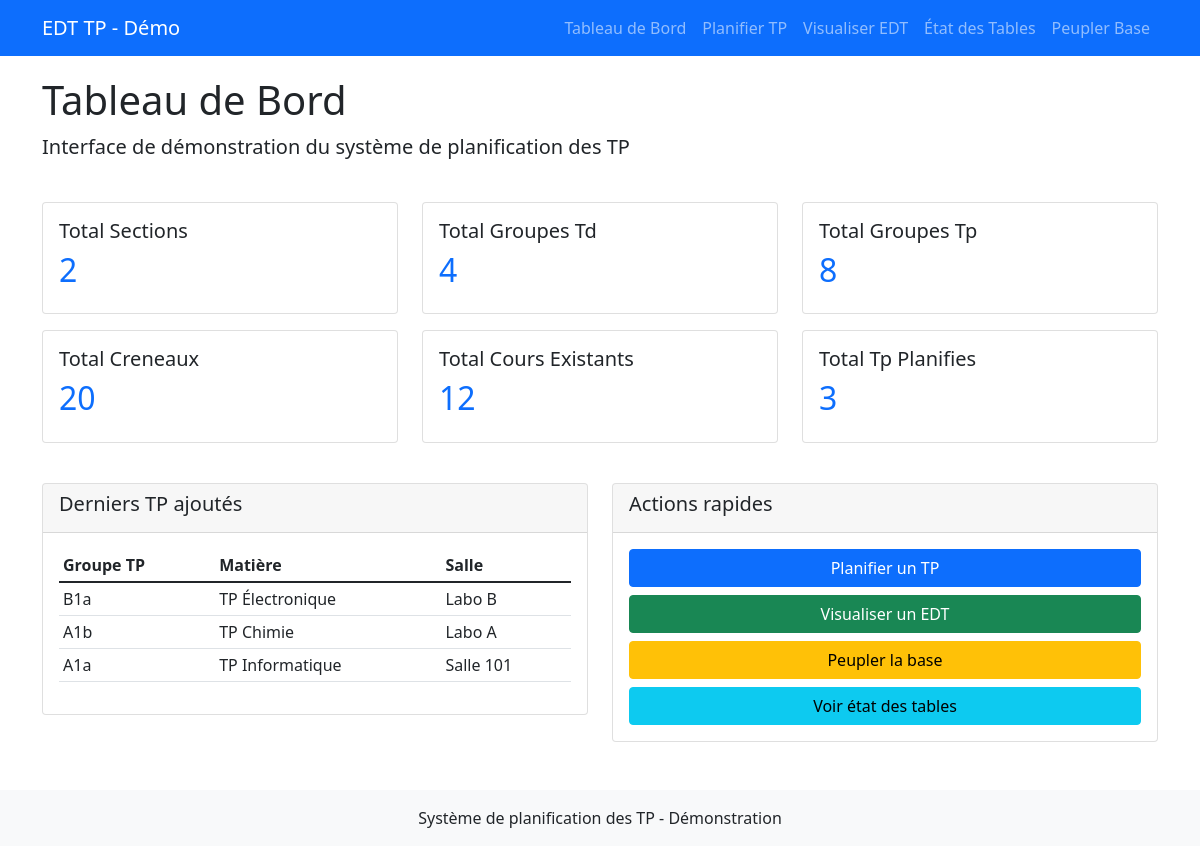
Screenshot of /demo/tableau_de_bord with the database file from the repository.
### tables this page shows
CREATE TABLE `edt_tp` (
  `id` int(11) NOT NULL AUTO_INCREMENT,
  `groupe_tp_id` int(11) DEFAULT NULL,
  `creneau_id` int(11) DEFAULT NULL,
  `matiere` varchar(100) DEFAULT NULL,
  `salle` varchar(50) DEFAULT NULL,
  PRIMARY KEY (`id`),
  KEY `groupe_tp_id` (`groupe_tp_id`),
  KEY `creneau_id` (`creneau_id`)
);

CREATE TABLE `groupes_tp` (
  `id` int(11) NOT NULL AUTO_INCREMENT,
  `nom` varchar(20) NOT NULL,
  `groupe_td_id` int(11) DEFAULT NULL,
  PRIMARY KEY (`id`),
  UNIQUE KEY `nom` (`nom`),
  KEY `groupe_td_id` (`groupe_td_id`)
);

### application/controllers/Demo.php (called while the page is built, shortened)
<?php
class Demo extends CI_Controller {
    public function __construct() {
        $this->load->model('EDT_model');
        $this->load->model('Section_model');
        $this->load->database();
        $this->load->helper('url');
    }
    public function tableau_de_bord() {
        $data['title'] = 'Tableau de Bord - Démonstration EDT TP';
        $data['sections'] = $this->Section_model->get_all_sections();
        $data['statistiques'] = $this->get_statistiques();
        $data['derniers_tp'] = $this->get_derniers_tp_ajoutes();
        $this->load->view('demo/header', $data);
        $this->load->view('demo/tableau_de_bord', $data);
        $this->load->view('demo/footer');
    }
    private function get_statistiques() {
        return [
            'total_sections' => $this->db->count_all('sections'),
            'total_groupes_td' => $this->db->count_all('groupes_td'),
            'total_groupes_tp' => $this->db->count_all('groupes_tp'),
            'total_creneaux' => $this->db->count_all('creneaux'),
            'total_cours_existants' => $this->db->count_all('edt_existants'),
            'total_tp_planifies' => $this->db->count_all('edt_tp')
        ];
    }
    private function get_derniers_tp_ajoutes() {
        $this->db->select('etp.*, gtp.nom as groupe_tp_nom');
        $this->db->from('edt_tp etp');
        $this->db->join('groupes_tp gtp', 'gtp.id = etp.groupe_tp_id');
        $this->db->order_by('etp.id', 'DESC');
        $this->db->limit(5);
        return $this->db->get()->result();
    }
}
?>

### index.php (called while the page is built, shortened)
<?php
require_once BASEPATH.'core/CodeIgniter.php';

### application/views/demo/tableau_de_bord.php (the view)
<div class="row mb-4">
    <div class="col-12">
        <h1>Tableau de Bord</h1>
        <p class="lead">Interface de démonstration du système de planification des TP</p>
    </div>
</div>
<div class="row mb-4">
    <?php foreach ($statistiques as $nom => $valeur): ?>
    <div class="col-md-4 mb-3">
        <div class="card stat-card">
            <div class="card-body">
                <h5 class="card-title text-capitalize"><?php echo str_replace('_', ' ', $nom); ?></h5>
                <h2 class="text-primary"><?php echo $valeur; ?></h2>
            </div>
        </div>
    </div>
    <?php endforeach; ?>
</div>
<div class="row">
    <div class="col-md-6">
        <div class="card">
            <div class="card-header">
                <h5>Derniers TP ajoutés</h5>
            </div>
            <div class="card-body">
                <?php if ($derniers_tp): ?>
                <div class="table-responsive">
                    <table class="table table-sm">
                        <thead>
                            <tr>
                                <th>Groupe TP</th>
                                <th>Matière</th>
                                <th>Salle</th>
                            </tr>
                        </thead>
                        <tbody>
                            <?php foreach ($derniers_tp as $tp): ?>
                            <tr>
                                <td><?php echo $tp->groupe_tp_nom; ?></td>
                                <td><?php echo $tp->matiere; ?></td>
                                <td><?php echo $tp->salle; ?></td>
                            </tr>
                            <?php endforeach; ?>
                        </tbody>
                    </table>
                </div>
                <?php else: ?>
                <p class="text-muted">Aucun TP planifié pour le moment</p>
                <?php endif; ?>
            </div>
        </div>
    </div>
    <div class="col-md-6">
        <div class="card">
            <div class="card-header">
                <h5>Actions rapides</h5>
            </div>
            <div class="card-body">
                <div class="d-grid gap-2">
                    <a href="<?php echo site_url('edt'); ?>" class="btn btn-primary">Planifier un TP</a>
                    <a href="<?php echo site_url('demo/visualiser_edt'); ?>" class="btn btn-success">Visualiser un EDT</a>
                    <a href="<?php echo site_url('demo/peupler_base'); ?>" class="btn btn-warning">Peupler la base</a>
                    <a href="<?php echo site_url('demo/etat_tables'); ?>" class="btn btn-info">Voir état des tables</a>
                </div>
            </div>
        </div>
    </div>
</div>

### application/views/demo/header.php (style rules this page uses)
.stat-card { transition: transform 0.2s; }
.table-responsive { max-height: 400px; }

### rows the page displays
edt_tp: groupes_tp.nom "B1a", matiere "TP Électronique", salle "Labo B"
edt_tp: groupes_tp.nom "A1b", matiere "TP Chimie", salle "Labo A"
edt_tp: groupes_tp.nom "A1a", matiere "TP Informatique", salle "Salle 101"

### other values shown
str_replace('_', ' ', $nom) "Total Sections"
$valeur "2"
str_replace('_', ' ', $nom) "Total Groupes Td"
$valeur "4"
str_replace('_', ' ', $nom) "Total Groupes Tp"
$valeur "8"
str_replace('_', ' ', $nom) "Total Creneaux"
$valeur "20"
str_replace('_', ' ', $nom) "Total Cours Existants"
$valeur "12"
str_replace('_', ' ', $nom) "Total Tp Planifies"
$valeur "3"
